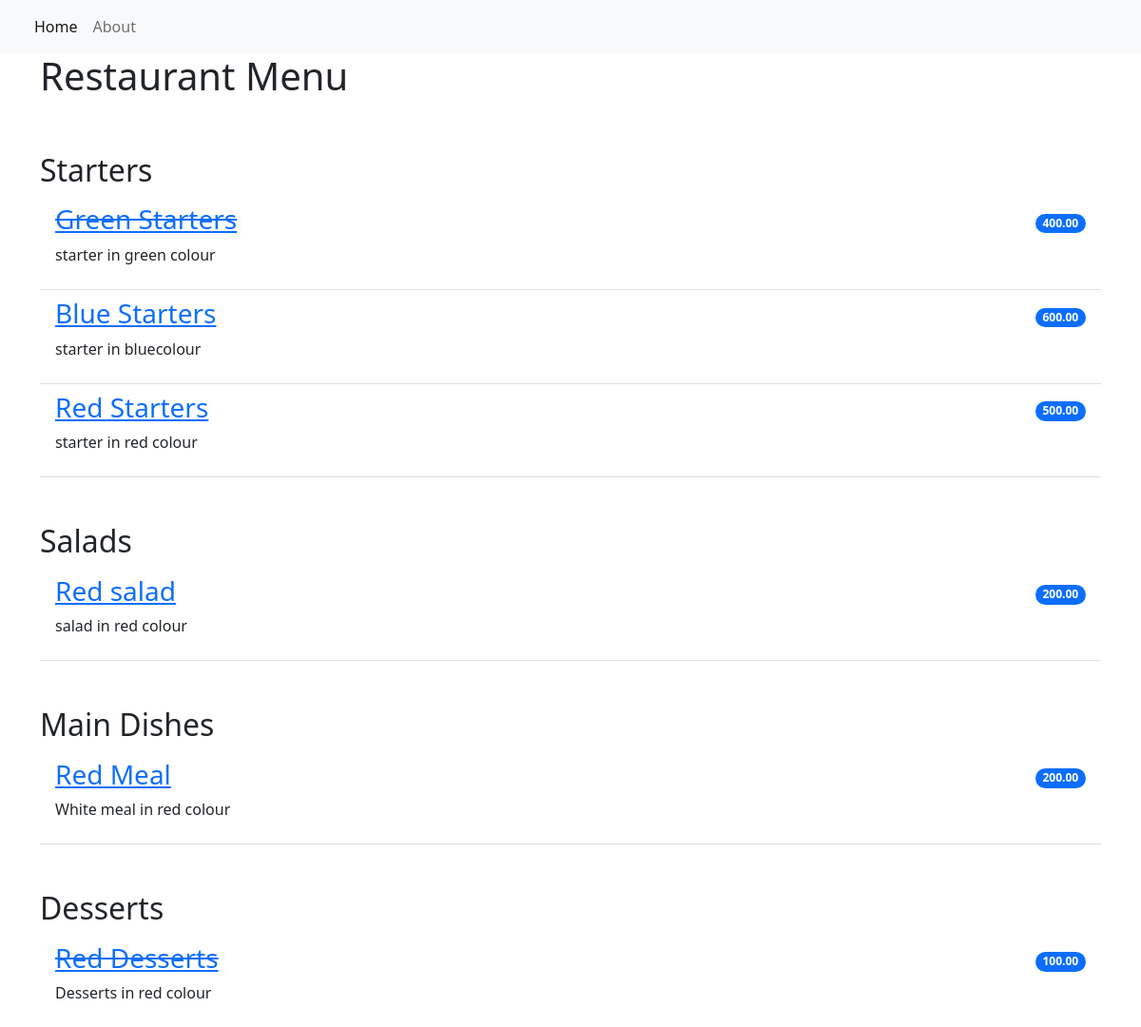
The page / on the database its author committed.
### restaurant_menu/models.py (models this page shows, shortened)
class Item(models.Model):
    meal = models.CharField(max_length=1000 ,unique=True)
    description  =models.CharField(max_length=2000)
    price = models.DecimalField(max_digits=10,decimal_places=2)
    meal_type = models.CharField(max_length=1000 ,choices=MEAL_TYPE)
    author = models.ForeignKey(User , on_delete=models.PROTECT)
    status = models.IntegerField(choices=STATUS,default=1)
    date_created = models.DateTimeField(auto_now_add=True)
    date_updated = models.DateTimeField(auto_now=True)

### restaurant_menu/views.py (the view)
# urls.py: path('', views.MenuList.as_view(), name="home"),
class MenuList(generic.ListView):
    queryset = Item.objects.order_by("-date_created")
    template_name = "index.html"
    def get_context_data(self, **kwargs):
        context = super().get_context_data(**kwargs)
        context["meals"] = MEAL_TYPE
        return context

### templates/index.html
{% extends 'layout.html' %}
{% block content %}
<div class="container">
  <h1>Restaurant Menu</h1>
    <ul class="list-group list-group-flush">
        {% for meal in meals %}
            <h2 class="pt-5">{{ meal.1 }}</h2>
                {% for row in item_list %}
                    {% if row.meal_type == meal.0 %}
                        {% if row.status == 0 %}
                        <li class="list-group-item d-flex justify-content-between align-items-center border-0 pb-0">
                            <a href="{% url 'menu_item' row.pk %}"><h3><del>{{ row.meal }}</del></h3></a>
                            <span class="badge bg-primary rounded-pill">{{ row.price }}</span>
                        </li>
                        <li class="list-group-item pt-0">
                            <p>{{ row.description }}</p>
                        </li>
                        {% else %}
                        <li class="list-group-item d-flex justify-content-between align-items-center border-0 pb-0">
                            <a href="{% url 'menu_item' row.pk %}"><h3>{{ row.meal }}</h3></a>
                            <span class="badge bg-primary rounded-pill">{{ row.price }}</span>
                        </li>
                        <li class="list-group-item pt-0">
                            <p>{{ row.description }}</p>
                        </li>
                        {% endif %}
                    {% endif %}
                {% endfor %}
        {% endfor %}
    </ul>
</div>
{% endblock content %}

### templates/layout.html (shortened to what this page needs)
<!DOCTYPE html>
<html lang="en">
    <head>
        <link href="https://cdn.jsdelivr.net/npm/bootstrap@5.2.0-beta1/dist/css/bootstrap.min.css" rel="stylesheet">
    </head>
    <body>
        <nav class="navbar navbar-expand-lg bg-light">
            <div class="container-fluid">
                <div class="collapse navbar-collapse" id="navbarNav">
                    <ul class="navbar-nav">
                         <li class="nav-item">
                            <a class="nav-link active" aria-current="page" href="{% url 'home' %}">Home</a>
                        </li>
                        <li class="nav-item">
                            <a class="nav-link" aria-current="page" href="{% url 'home' %}">About</a>
                        </li>
                    </ul>
                </div>
            </div>
        </nav>
        {% block content %}
        {% endblock content %}
    </body>
</html>

### rows shown on the page
Item: meal "Green Starters", price "400.00", description "starter in green colour"
Item: meal "Blue Starters", price "600.00", description "starter in bluecolour"
Item: meal "Red Starters", price "500.00", description "starter in red colour"
Item: meal "Red salad", price "200.00", description "salad in red colour"
Item: meal "Red Meal", price "200.00", description "White meal in red colour"
Item: meal "Red Desserts", price "100.00", description "Desserts in red colour"

### other values the page prints
{{ meal.1 }} "Starters" "Salads" "Main Dishes" "Desserts"
